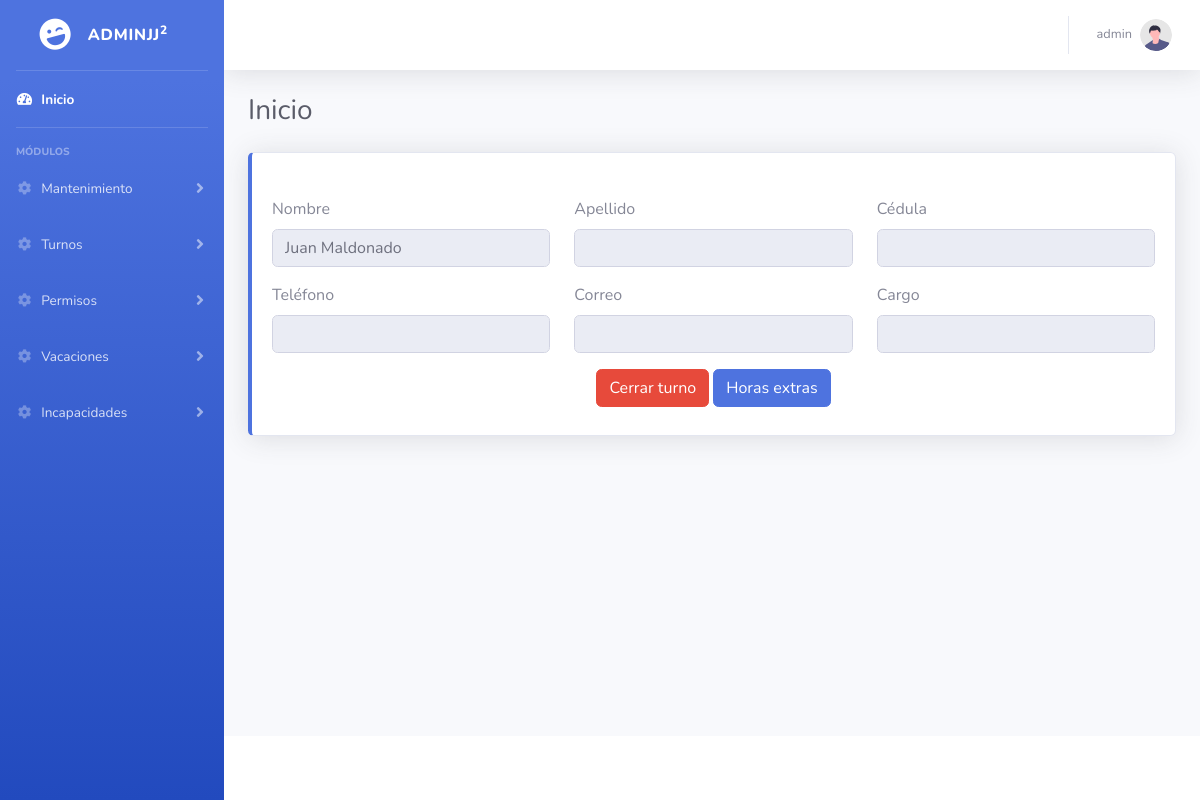
The app's page /admin.php (signed in), older data.
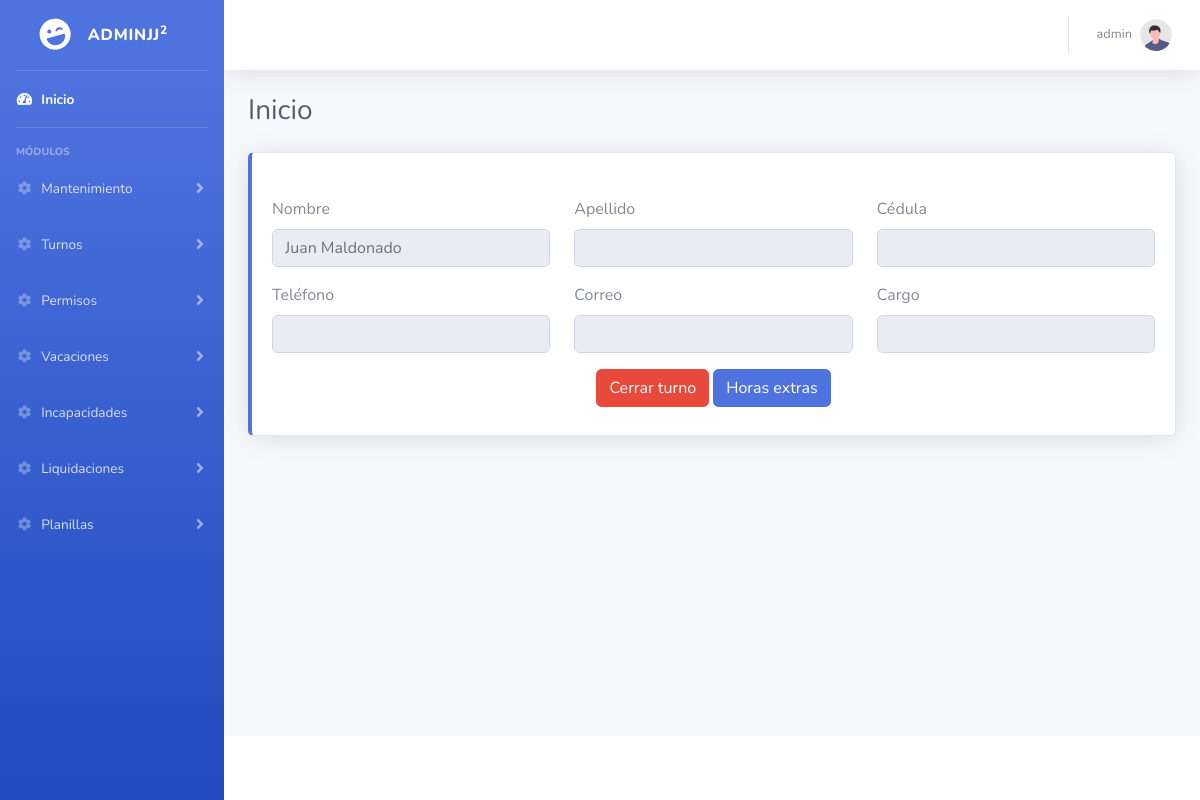
The same page, newer data.
### tables this page shows
CREATE TABLE modulos (
	id INT AUTO_INCREMENT,
	nombre VARCHAR(250) NOT NULL,
	PRIMARY KEY (id)
);

CREATE TABLE usuarios (
	id INT AUTO_INCREMENT,
	usuario VARCHAR(250) NOT NULL,
	nombre VARCHAR(250) NOT NULL,
	apellido VARCHAR(250) NOT NULL,
	cedula VARCHAR(250) NOT NULL,
	fechaNacimiento DATE NOT NULL,
	genero VARCHAR(250) NOT NULL,
	telefono VARCHAR(250) NOT NULL,
	correo VARCHAR(250) NOT NULL,
	direccion VARCHAR(250) NOT NULL,
	fechaIngreso DATE NOT NULL,
	fechaRetiro DATE NOT NULL,
	salario INT NOT NULL,
	password VARCHAR(250) NOT NULL,
	cargo VARCHAR(250) NOT NULL,
	estado VARCHAR(250) DEFAULT 'Activo',
	rol INT NOT NULL,
	PRIMARY KEY (id),
	FOREIGN KEY (rol) REFERENCES roles (id) ON DELETE CASCADE ON UPDATE CASCADE
);

### menu.php (the view, shortened to what this page needs)
<ul class="navbar-nav bg-gradient-primary sidebar sidebar-dark accordion" id="accordionSidebar">
    <a class="sidebar-brand d-flex align-items-center justify-content-center" href="#">
        <div class="sidebar-brand-icon rotate-n-15">
            <i class="fas fa-laugh-wink"></i>
        </div>
        <div class="sidebar-brand-text mx-3">AdminJJ<sup>2</sup></div>
    </a>
    <hr class="sidebar-divider my-0">
    <li class="nav-item active">
        <a class="nav-link" href="admin.php">
            <i class="fas fa-fw fa-tachometer-alt"></i>
            <span>Inicio</span></a>
    </li>
    <hr class="sidebar-divider">
    <div class="sidebar-heading">
        Módulos
    </div>
    <?php
        include("script/conexion.php");
        $sql1Usuario = "SELECT * FROM usuarios WHERE id = ".$_SESSION['marconiId'];
        $proceso1Usuario = mysqli_query($conexion,$sql1Usuario);
        $contador1Usuario = mysqli_num_rows($proceso1Usuario);
        if($contador1Usuario>=1){
            while($row1Usuario=mysqli_fetch_array($proceso1Usuario)){
                $nombreUsuario = $row1Usuario["usuario"];
                $rolId = $row1Usuario["rol"];
            }
        }
        $menuHtml1 = '';
        $sql1 = "SELECT * FROM permisos WHERE rolId = ".$rolId;
        $proceso1 = mysqli_query($conexion,$sql1);
        $contador1 = mysqli_num_rows($proceso1);
        if($contador1>=1){
            while($row1=mysqli_fetch_array($proceso1)){
                $submoduloId = $row1["submoduloId"];
                $sql2 = "SELECT * FROM submodulos WHERE id = ".$submoduloId;
                $proceso2 = mysqli_query($conexion,$sql2);
                $contador2 = mysqli_num_rows($proceso2);
                if($contador2>=1){
                    while($row2=mysqli_fetch_array($proceso2)){
                        $submodulosNombre = $row2["nombre"];
                        $submodulosIdmodulo = $row2["idModulo"];
                        if(empty($arraySubmodulos[$submodulosIdmodulo])){
                            $arraySubmodulos[$submodulosIdmodulo][$submoduloId] = $submodulosNombre;
                        }else{
                            $arraySubmodulos[$submodulosIdmodulo][$submoduloId] = $submodulosNombre;
                        }
                    }
                }
            }
            $cantidadModulosMenu = count($arraySubmodulos);
            $moduloIdKeyG = array_keys($arraySubmodulos);
            for($i=1;$i<=$cantidadModulosMenu;$i++){
                $moduloIdKeyF = $moduloIdKeyG[$i-1];
                $sql3 = "SELECT * FROM modulos WHERE id = ".$moduloIdKeyF;
                $proceso3 = mysqli_query($conexion,$sql3);
                $contador3 = mysqli_num_rows($proceso3);
                if($contador3>=1){
                    while($row3=mysqli_fetch_array($proceso3)){
                        $moduloNombre = $row3["nombre"];
                    }
                        $menuHtml1 .= '
                            <li class="nav-item">
                                <a class="nav-link collapsed" href="#" data-toggle="collapse" data-target="#'.$moduloNombre.'" aria-expanded="true" aria-controls="'.$moduloNombre.'">
                                    <i class="fas fa-fw fa-cog"></i>
                                    <span>'.$moduloNombre.'</span>
                                </a>
                                <div id="'.$moduloNombre.'" class="collapse" data-parent="#accordionSidebar">
                        ';
                        $submoduloIdKey = array_keys($arraySubmodulos[$moduloIdKeyF]);
                        $cantidadSubmodulosMenu = count($submoduloIdKey);
                        for ($j=0;$j<$cantidadSubmodulosMenu;$j++) {
                            $sql4 = "SELECT * FROM submodulos WHERE id = ".$submoduloIdKey[$j];
                            $proceso4 = mysqli_query($conexion,$sql4);
                            $contador4 = mysqli_num_rows($proceso4);
                            if($contador4>=1){
                                while($row4=mysqli_fetch_array($proceso4)){
                                    $submoduloLink = $row4["link"];
                                    $submoduloNombre = $arraySubmodulos[$moduloIdKeyF][$submoduloIdKey[$j]];
                                    $menuHtml1 .= '
                                            <div class="bg-white py-2 collapse-inner rounded">
                                                <a class="collapse-item" href="'.$submoduloLink.'">'.$submoduloNombre.'</a>
                                    ';
                                }
                            }
                        }
                    $menuHtml1 .= '
                            </div>
                        </div>
                    ';
                }
            }
        }
        echo $menuHtml1;
    ?>
</ul>

### admin.php (shortened to what this page needs)
<!DOCTYPE html>
<html lang="en">
<head>
    <link href="plugins/fontawesome-free/css/all.min.css" rel="stylesheet" type="text/css">
    <link href="css/prueba1.css" rel="stylesheet">
</head>
<body id="page-top">
    <div id="wrapper">
        <?php include("menu.php"); ?>
        <div id="content-wrapper" class="d-flex flex-column">
            <div id="content">
                <?php
                    include("header.php");
                    $sql1 = "SELECT * FROM usuarios WHERE id = ".$_SESSION['marconiId'];
                    $proceso1 = mysqli_query($conexion,$sql1);
                    while($row1=mysqli_fetch_array($proceso1)){
                        $nombre = $row1["nombre"];
                        $apellido = $row1["apellido"];
                        $cedula = $row1["cedula"];
                        $telefono = $row1["telefono"];
                        $correo = $row1["correo"];
                        $cargo = $row1["cargo"];
                    }
                ?>
                <div class="container-fluid">
                    <div class="d-sm-flex align-items-center justify-content-between mb-4">
                        <h1 class="h3 mb-0 text-gray-800">Inicio</h1>
                    </div>
                        <div class="row">
                            <div class="col-xl-12 col-md-12 mb-4">
                                <div class="card border-left-primary shadow h-100 py-2">
                                    <div class="card-body">
                                        <div class="row">
                                            <div class="col-4 mt-3">
                                                <label>Nombre</label>
                                                <input type="text" id="nombre" name="nombre" class="form-control" autocomplete="off" readonly value="<?php echo $nombre; ?>">
                                            </div>
                                            <div class="col-4 mt-3">
                                                <label>Apellido</label>
                                                <input type="text" id="apellido" name="apellido" class="form-control" autocomplete="off" readonly value="<?php echo $apellido; ?>">
                                            </div>
                                            <div class="col-4 mt-3">
                                                <label>Cédula</label>
                                                <input type="text" id="cedula" name="cedula" class="form-control" autocomplete="off" readonly value="<?php echo $cedula; ?>">
                                            </div>
                                            <div class="col-4 mt-3">
                                                <label>Teléfono</label>
                                                <input type="number" id="telefono" name="telefono" class="form-control" autocomplete="off" readonly value="<?php echo $telefono; ?>">
                                            </div>
                                            <div class="col-4 mt-3">
                                                <label>Correo</label>
                                                <input type="text" id="correo" name="correo" class="form-control" autocomplete="off" readonly value="<?php echo $correo; ?>">
                                            </div>
                                            <div class="col-4 mt-3">
                                                <label>Cargo</label>
                                                <input type="text" id="cargo" name="cargo" class="form-control" autocomplete="off" readonly value="<?php echo $cargo; ?>">
                                            </div>
                                            <div class="col-12 mt-3 text-center">
                                                <input type="button" class="btn btn-danger" onclick="cerrarTurno();" value="Cerrar turno">
                                                <input type="button" class="btn btn-primary" data-toggle="modal" data-target="#extras" value="Horas extras">
                                            </div>
                                        </div>
                                    </div>
                                </div>
                            </div>
                        </div>
                </div>
            </div>
            <?php include("footer.php"); ?>
        </div>
    </div>
</body>
</html>

### header.php (shortened to what this page needs)
<nav class="navbar navbar-expand navbar-light bg-white topbar mb-4 static-top shadow">
    <ul class="navbar-nav ml-auto">
        <li class="nav-item dropdown no-arrow">
            <a class="nav-link dropdown-toggle" href="#" id="userDropdown" role="button"
                data-toggle="dropdown" aria-haspopup="true" aria-expanded="false">
                <span class="mr-2 d-none d-lg-inline text-gray-600 small"><?php echo $nombreUsuario; ?></span>
                <img class="img-profile rounded-circle"
                    src="img/undraw_profile.svg">
            </a>
        </li>
    </ul>
</nav>

### footer.php (shortened to what this page needs)
<footer class="sticky-footer bg-white">
</footer>

Row changes from the older to the newer data that the page shows:
added modulos: nombre "Liquidaciones"
added modulos: nombre "Planillas"
